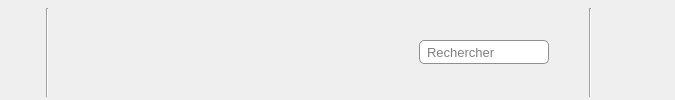
     <widget class="QWidget" name="windows_title" native="true">
      <property name="sizePolicy">
       <sizepolicy hsizetype="Preferred" vsizetype="Fixed">
        <horstretch>0</horstretch>
        <verstretch>0</verstretch>
       </sizepolicy>
      </property>
      <layout class="QHBoxLayout" name="horizontalLayout">
       <property name="spacing">
        <number>5</number>
       </property>
       <property name="leftMargin">
        <number>3</number>
       </property>
       <property name="topMargin">
        <number>8</number>
       </property>
       <property name="bottomMargin">
        <number>3</number>
       </property>
       <item>
        <spacer name="horizontalSpacer_32">
         <property name="orientation">
          <enum>Qt::Horizontal</enum>
         </property>
         <property name="sizeType">
          <enum>QSizePolicy::Fixed</enum>
         </property>
         <property name="sizeHint" stdset="0">
          <size>
           <width>6</width>
           <height>20</height>
          </size>
         </property>
        </spacer>
       </item>
       <item>
        <widget class="QPushButton" name="menu_bt">
         <property name="sizePolicy">
          <sizepolicy hsizetype="Minimum" vsizetype="Minimum">
           <horstretch>0</horstretch>
           <verstretch>0</verstretch>
          </sizepolicy>
         </property>
         <property name="minimumSize">
          <size>
           <width>30</width>
           <height>24</height>
          </size>
         </property>
         <property name="contextMenuPolicy">
          <enum>Qt::CustomContextMenu</enum>
         </property>
         <property name="toolTip">
          <string>Menu</string>
         </property>
         <property name="styleSheet">
          <string notr="true">QPushButton{border: 0px}
QPushButton:hover{background-color: qlineargradient(spread:pad, x1:0, y1:0, x2:0, y2:1, stop:0 #BAD0E7, stop:1 #F8F8F8); border: 1px solid #8f8f91; border-radius:5px }
QPushButton:pressed{background-color: qlineargradient(spread:pad, x1:0, y1:0, x2:0, y2:1, stop:0 #FFFFFF, stop:1 #8FADCC); border: 1px solid #8f8f91; border-radius:5px }
</string>
         </property>
         <property name="icon">
          <iconset resource="../icones/icons.qrc">
           <normaloff>:/Images/menu.svg</normaloff>:/Images/menu.svg</iconset>
         </property>
         <property name="iconSize">
          <size>
           <width>16</width>
           <height>16</height>
          </size>
         </property>
         <property name="shortcut">
          <string notr="true">Ctrl+N</string>
         </property>
        </widget>
       </item>
       <item>
        <widget class="Line" name="line">
         <property name="orientation">
          <enum>Qt::Vertical</enum>
         </property>
        </widget>
       </item>
       <item>
        <widget class="QPushButton" name="new_bt">
         <property name="minimumSize">
          <size>
           <width>30</width>
           <height>24</height>
          </size>
         </property>
         <property name="maximumSize">
          <size>
           <width>30</width>
           <height>24</height>
          </size>
         </property>
         <property name="toolTip">
          <string>Créer un nouveau Smart-Catalogue (CTRL+N)</string>
         </property>
         <property name="styleSheet">
          <string notr="true">QPushButton{border: 0px}
QPushButton:hover{background-color: qlineargradient(spread:pad, x1:0, y1:0, x2:0, y2:1, stop:0 #BAD0E7, stop:1 #F8F8F8); border: 1px solid #8f8f91; border-radius:5px }
QPushButton:pressed{background-color: qlineargradient(spread:pad, x1:0, y1:0, x2:0, y2:1, stop:0 #FFFFFF, stop:1 #8FADCC); border: 1px solid #8f8f91; border-radius:5px }
</string>
         </property>
         <property name="icon">
          <iconset resource="../icones/icons.qrc">
           <normaloff>:/Images/catalog.svg</normaloff>:/Images/catalog.svg</iconset>
         </property>
         <property name="iconSize">
          <size>
           <width>20</width>
           <height>20</height>
          </size>
         </property>
         <property name="shortcut">
          <string notr="true">Ctrl+N</string>
         </property>
        </widget>
       </item>
       <item>
        <layout class="QHBoxLayout" name="open_layer">
         <property name="spacing">
          <number>0</number>
         </property>
         <item>
          <widget class="QPushButton" name="open_bt">
           <property name="minimumSize">
            <size>
             <width>30</width>
             <height>24</height>
            </size>
           </property>
           <property name="maximumSize">
            <size>
             <width>30</width>
             <height>24</height>
            </size>
           </property>
           <property name="toolTip">
            <string>Ouvrir un catalogue (CTRL+O)</string>
           </property>
           <property name="styleSheet">
            <string notr="true">QPushButton{border: 0px}
QPushButton:hover{background-color: qlineargradient(spread:pad, x1:0, y1:0, x2:0, y2:1, stop:0 #BAD0E7, stop:1 #F8F8F8); border: 1px solid #8f8f91; border-radius:5px }
QPushButton:pressed{background-color: qlineargradient(spread:pad, x1:0, y1:0, x2:0, y2:1, stop:0 #FFFFFF, stop:1 #8FADCC); border: 1px solid #8f8f91; border-radius:5px }
</string>
           </property>
           <property name="icon">
            <iconset resource="../icones/icons.qrc">
             <normaloff>:/Images/open_catalog.svg</normaloff>:/Images/open_catalog.svg</iconset>
           </property>
           <property name="iconSize">
            <size>
             <width>20</width>
             <height>20</height>
            </size>
           </property>
           <property name="shortcut">
            <string notr="true">Ctrl+O</string>
           </property>
          </widget>
         </item>
         <item>
          <widget class="QPushButton" name="open_list_bt">
           <property name="minimumSize">
            <size>
             <width>15</width>
             <height>24</height>
            </size>
           </property>
           <property name="maximumSize">
            <size>
             <width>15</width>
             <height>24</height>
            </size>
           </property>
           <property name="contextMenuPolicy">
            <enum>Qt::CustomContextMenu</enum>
           </property>
           <property name="styleSheet">
            <string notr="true">QPushButton{border: 0px}
QPushButton:hover{background-color: qlineargradient(spread:pad, x1:0, y1:0, x2:0, y2:1, stop:0 #BAD0E7, stop:1 #F8F8F8); border: 1px solid #8f8f91; border-radius:5px }
QPushButton:pressed{background-color: qlineargradient(spread:pad, x1:0, y1:0, x2:0, y2:1, stop:0 #FFFFFF, stop:1 #8FADCC); border: 1px solid #8f8f91; border-radius:5px }
</string>
           </property>
           <property name="icon">
            <iconset resource="../icones/icons.qrc">
             <normaloff>:/Images/spin_down.svg</normaloff>:/Images/spin_down.svg</iconset>
           </property>
           <property name="iconSize">
            <size>
             <width>12</width>
             <height>12</height>
            </size>
           </property>
          </widget>
         </item>
        </layout>
       </item>
       <item>
        <widget class="QPushButton" name="parameters_bt">
         <property name="minimumSize">
          <size>
           <width>30</width>
           <height>24</height>
          </size>
         </property>
         <property name="maximumSize">
          <size>
           <width>30</width>
           <height>24</height>
          </size>
         </property>
         <property name="contextMenuPolicy">
          <enum>Qt::CustomContextMenu</enum>
         </property>
         <property name="toolTip">
          <string>Modifier le chemin de données</string>
         </property>
         <property name="styleSheet">
          <string notr="true">QPushButton{border: 0px}
QPushButton:hover{background-color: qlineargradient(spread:pad, x1:0, y1:0, x2:0, y2:1, stop:0 #BAD0E7, stop:1 #F8F8F8); border: 1px solid #8f8f91; border-radius:5px }
QPushButton:pressed{background-color: qlineargradient(spread:pad, x1:0, y1:0, x2:0, y2:1, stop:0 #FFFFFF, stop:1 #8FADCC); border: 1px solid #8f8f91; border-radius:5px }
</string>
         </property>
         <property name="text">
          <string/>
         </property>
         <property name="icon">
          <iconset resource="../icones/icons.qrc">
           <normaloff>:/Images/options.svg</normaloff>:/Images/options.svg</iconset>
         </property>
         <property name="iconSize">
          <size>
           <width>20</width>
           <height>20</height>
          </size>
         </property>
        </widget>
       </item>
       <item>
        <widget class="QPushButton" name="save_bt">
         <property name="minimumSize">
          <size>
           <width>30</width>
           <height>24</height>
          </size>
         </property>
         <property name="maximumSize">
          <size>
           <width>30</width>
           <height>24</height>
          </size>
         </property>
         <property name="toolTip">
          <string>Enregistrer le Smart-Catalogue (CTRL+S)</string>
         </property>
         <property name="styleSheet">
          <string notr="true">QPushButton{border: 0px}
QPushButton:hover{background-color: qlineargradient(spread:pad, x1:0, y1:0, x2:0, y2:1, stop:0 #BAD0E7, stop:1 #F8F8F8); border: 1px solid #8f8f91; border-radius:5px }
QPushButton:pressed{background-color: qlineargradient(spread:pad, x1:0, y1:0, x2:0, y2:1, stop:0 #FFFFFF, stop:1 #8FADCC); border: 1px solid #8f8f91; border-radius:5px }
</string>
         </property>
         <property name="icon">
          <iconset resource="../icones/icons.qrc">
           <normaloff>:/Images/save.svg</normaloff>:/Images/save.svg</iconset>
         </property>
         <property name="iconSize">
          <size>
           <width>16</width>
           <height>16</height>
          </size>
         </property>
         <property name="shortcut">
          <string notr="true">Ctrl+S</string>
         </property>
        </widget>
       </item>
       <item>
        <widget class="QPushButton" name="save_as_bt">
         <property name="minimumSize">
          <size>
           <width>30</width>
           <height>24</height>
          </size>
         </property>
         <property name="maximumSize">
          <size>
           <width>30</width>
           <height>24</height>
          </size>
         </property>
         <property name="toolTip">
          <string>Enregistrer le Smart-Catalogue dans un nouveau dossier (CTRL + MAJ + S)</string>
         </property>
         <property name="styleSheet">
          <string notr="true">QPushButton{border: 0px}
QPushButton:hover{background-color: qlineargradient(spread:pad, x1:0, y1:0, x2:0, y2:1, stop:0 #BAD0E7, stop:1 #F8F8F8); border: 1px solid #8f8f91; border-radius:5px }
QPushButton:pressed{background-color: qlineargradient(spread:pad, x1:0, y1:0, x2:0, y2:1, stop:0 #FFFFFF, stop:1 #8FADCC); border: 1px solid #8f8f91; border-radius:5px }
</string>
         </property>
         <property name="icon">
          <iconset resource="../icones/icons.qrc">
           <normaloff>:/Images/save_as.svg</normaloff>:/Images/save_as.svg</iconset>
         </property>
         <property name="iconSize">
          <size>
           <width>18</width>
           <height>18</height>
          </size>
         </property>
        </widget>
       </item>
       <item>
        <widget class="QPushButton" name="update_cat_bt">
         <property name="minimumSize">
          <size>
           <width>30</width>
           <height>24</height>
          </size>
         </property>
         <property name="maximumSize">
          <size>
           <width>30</width>
           <height>24</height>
          </size>
         </property>
         <property name="toolTip">
          <string>Mettre à jour les projets utilisant ce catalogue (CTRL+M)</string>
         </property>
         <property name="styleSheet">
          <string notr="true">QPushButton{border: 0px}
QPushButton:hover{background-color: qlineargradient(spread:pad, x1:0, y1:0, x2:0, y2:1, stop:0 #BAD0E7, stop:1 #F8F8F8); border: 1px solid #8f8f91; border-radius:5px }
QPushButton:pressed{background-color: qlineargradient(spread:pad, x1:0, y1:0, x2:0, y2:1, stop:0 #FFFFFF, stop:1 #8FADCC); border: 1px solid #8f8f91; border-radius:5px }
</string>
         </property>
         <property name="icon">
          <iconset resource="../icones/icons.qrc">
           <normaloff>:/Images/update_cat.svg</normaloff>:/Images/update_cat.svg</iconset>
         </property>
         <property name="iconSize">
          <size>
           <width>18</width>
           <height>18</height>
          </size>
         </property>
        </widget>
       </item>
       <item>
        <layout class="QHBoxLayout" name="undo_layer">
         <property name="spacing">
          <number>0</number>
         </property>
         <item>
          <widget class="QPushButton" name="undo_bt">
           <property name="minimumSize">
            <size>
             <width>30</width>
             <height>24</height>
            </size>
           </property>
           <property name="maximumSize">
            <size>
             <width>30</width>
             <height>24</height>
            </size>
           </property>
           <property name="contextMenuPolicy">
            <enum>Qt::CustomContextMenu</enum>
           </property>
           <property name="toolTip">
            <string>Annuler (Ctrl + Z)</string>
           </property>
           <property name="styleSheet">
            <string notr="true">QPushButton{border: 0px}
QPushButton:hover{background-color: qlineargradient(spread:pad, x1:0, y1:0, x2:0, y2:1, stop:0 #BAD0E7, stop:1 #F8F8F8); border: 1px solid #8f8f91; border-radius:5px }
QPushButton:pressed{background-color: qlineargradient(spread:pad, x1:0, y1:0, x2:0, y2:1, stop:0 #FFFFFF, stop:1 #8FADCC); border: 1px solid #8f8f91; border-radius:5px }
</string>
           </property>
           <property name="icon">
            <iconset resource="../icones/icons.qrc">
             <normaloff>:/Images/undo.svg</normaloff>:/Images/undo.svg</iconset>
           </property>
           <property name="iconSize">
            <size>
             <width>20</width>
             <height>20</height>
            </size>
           </property>
           <property name="shortcut">
            <string notr="true">Ctrl+Z</string>
           </property>
          </widget>
         </item>
         <item>
          <widget class="QPushButton" name="undo_list_bt">
           <property name="minimumSize">
            <size>
             <width>15</width>
             <height>24</height>
            </size>
           </property>
           <property name="maximumSize">
            <size>
             <width>15</width>
             <height>24</height>
            </size>
           </property>
           <property name="contextMenuPolicy">
            <enum>Qt::CustomContextMenu</enum>
           </property>
           <property name="toolTip">
            <string>Annuler (Ctrl + Z)</string>
           </property>
           <property name="styleSheet">
            <string notr="true">QPushButton{border: 0px}
QPushButton:hover{background-color: qlineargradient(spread:pad, x1:0, y1:0, x2:0, y2:1, stop:0 #BAD0E7, stop:1 #F8F8F8); border: 1px solid #8f8f91; border-radius:5px }
QPushButton:pressed{background-color: qlineargradient(spread:pad, x1:0, y1:0, x2:0, y2:1, stop:0 #FFFFFF, stop:1 #8FADCC); border: 1px solid #8f8f91; border-radius:5px }
</string>
           </property>
           <property name="icon">
            <iconset resource="../icones/icons.qrc">
             <normaloff>:/Images/spin_down.svg</normaloff>:/Images/spin_down.svg</iconset>
           </property>
           <property name="iconSize">
            <size>
             <width>12</width>
             <height>12</height>
            </size>
           </property>
          </widget>
         </item>
        </layout>
       </item>
       <item>
        <layout class="QHBoxLayout" name="redo_layer">
         <property name="spacing">
          <number>0</number>
         </property>
         <item>
          <widget class="QPushButton" name="redo_bt">
           <property name="minimumSize">
            <size>
             <width>30</width>
             <height>24</height>
            </size>
           </property>
           <property name="maximumSize">
            <size>
             <width>30</width>
             <height>24</height>
            </size>
           </property>
           <property name="contextMenuPolicy">
            <enum>Qt::CustomContextMenu</enum>
           </property>
           <property name="toolTip">
            <string>Rétablir (Ctrl + Y)</string>
           </property>
           <property name="styleSheet">
            <string notr="true">QPushButton{border: 0px}
QPushButton:hover{background-color: qlineargradient(spread:pad, x1:0, y1:0, x2:0, y2:1, stop:0 #BAD0E7, stop:1 #F8F8F8); border: 1px solid #8f8f91; border-radius:5px }
QPushButton:pressed{background-color: qlineargradient(spread:pad, x1:0, y1:0, x2:0, y2:1, stop:0 #FFFFFF, stop:1 #8FADCC); border: 1px solid #8f8f91; border-radius:5px }
</string>
           </property>
           <property name="icon">
            <iconset resource="../icones/icons.qrc">
             <normaloff>:/Images/redo.svg</normaloff>:/Images/redo.svg</iconset>
           </property>
           <property name="iconSize">
            <size>
             <width>20</width>
             <height>20</height>
            </size>
           </property>
           <property name="shortcut">
            <string notr="true">Ctrl+Y</string>
           </property>
          </widget>
         </item>
         <item>
          <widget class="QPushButton" name="redo_list_bt">
           <property name="minimumSize">
            <size>
             <width>15</width>
             <height>24</height>
            </size>
           </property>
           <property name="maximumSize">
            <size>
             <width>15</width>
             <height>24</height>
            </size>
           </property>
           <property name="contextMenuPolicy">
            <enum>Qt::CustomContextMenu</enum>
           </property>
           <property name="toolTip">
            <string>Rétablir (Ctrl + Y)</string>
           </property>
           <property name="styleSheet">
            <string notr="true">QPushButton{border: 0px}
QPushButton:hover{background-color: qlineargradient(spread:pad, x1:0, y1:0, x2:0, y2:1, stop:0 #BAD0E7, stop:1 #F8F8F8); border: 1px solid #8f8f91; border-radius:5px }
QPushButton:pressed{background-color: qlineargradient(spread:pad, x1:0, y1:0, x2:0, y2:1, stop:0 #FFFFFF, stop:1 #8FADCC); border: 1px solid #8f8f91; border-radius:5px }
</string>
           </property>
           <property name="icon">
            <iconset resource="../icones/icons.qrc">
             <normaloff>:/Images/spin_down.svg</normaloff>:/Images/spin_down.svg</iconset>
           </property>
           <property name="iconSize">
            <size>
             <width>12</width>
             <height>12</height>
            </size>
           </property>
          </widget>
         </item>
        </layout>
       </item>
       <item>
        <layout class="QHBoxLayout" name="search_layer">
         <item>
          <spacer name="horizontalSpacer">
           <property name="orientation">
            <enum>Qt::Horizontal</enum>
           </property>
           <property name="sizeHint" stdset="0">
            <size>
             <width>40</width>
             <height>20</height>
            </size>
           </property>
          </spacer>
         </item>
         <item>
          <widget class="QLineEdit" name="search_line">
           <property name="maximumSize">
            <size>
             <width>250</width>
             <height>24</height>
            </size>
           </property>
           <property name="font">
            <font>
             <family>Segoe UI</family>
             <pointsize>10</pointsize>
            </font>
           </property>
           <property name="styleSheet">
            <string notr="true">QLineEdit{padding-left:5px; border: 1px solid #8f8f91;border-radius:5px; }</string>
           </property>
           <property name="text">
            <string/>
           </property>
           <property name="placeholderText">
            <string>Rechercher</string>
           </property>
          </widget>
         </item>
         <item>
          <widget class="QPushButton" name="search_bt">
           <property name="minimumSize">
            <size>
             <width>30</width>
             <height>24</height>
            </size>
           </property>
           <property name="maximumSize">
            <size>
             <width>30</width>
             <height>24</height>
            </size>
           </property>
           <property name="toolTip">
            <string>Lancer la recherche</string>
           </property>
           <property name="styleSheet">
            <string notr="true">QPushButton{border: 0px solid #8f8f91; border-radius:5px; } 
QPushButton:checked{border-width: 1px; background-color: qlineargradient(spread:pad, x1:0, y1:0, x2:0, y2:1, stop:0 #D8D8D8, stop:1 #FFFFFF); }
QPushButton:hover{border-width:1px; background-color: qlineargradient(spread:pad, x1:0, y1:0, x2:0, y2:1, stop:0 #BAD0E7, stop:1 #FFFFFF); }</string>
           </property>
           <property name="icon">
            <iconset resource="../icones/icons.qrc">
             <normaloff>:/Images/search.svg</normaloff>:/Images/search.svg</iconset>
           </property>
           <property name="iconSize">
            <size>
             <width>18</width>
             <height>18</height>
            </size>
           </property>
           <property name="checkable">
            <bool>true</bool>
           </property>
          </widget>
         </item>
         <item>
          <widget class="Line" name="line_7">
           <property name="orientation">
            <enum>Qt::Vertical</enum>
           </property>
          </widget>
         </item>
         <item>
          <widget class="QPushButton" name="search_error_bt">
           <property name="minimumSize">
            <size>
             <width>30</width>
             <height>24</height>
            </size>
           </property>
           <property name="maximumSize">
            <size>
             <width>16777215</width>
             <height>24</height>
            </size>
           </property>
           <property name="font">
            <font>
             <family>Segoe UI</family>
             <pointsize>9</pointsize>
            </font>
           </property>
           <property name="toolTip">
            <string>Lancer la recherche des Formules contenant des erreurs</string>
           </property>
           <property name="styleSheet">
            <string notr="true">QPushButton{border: 0px solid #8f8f91; border-radius:5px } 
QPushButton:checked{border: 2px solid orange; background-color: qlineargradient(spread:pad, x1:0, y1:0, x2:0, y2:1, stop:0 #D8D8D8, stop:1 #FFFFFF); padding-left: 5px; padding-right: 5px;}
QPushButton:hover{border: 1px solid #8f8f91; background-color: qlineargradient(spread:pad, x1:0, y1:0, x2:0, y2:1, stop:0 #BAD0E7, stop:1 #FFFFFF); }</string>
           </property>
           <property name="text">
            <string/>
           </property>
           <property name="icon">
            <iconset resource="../icones/icons.qrc">
             <normaloff>:/Images/formula_error_search.svg</normaloff>:/Images/formula_error_search.svg</iconset>
           </property>
           <property name="iconSize">
            <size>
             <width>18</width>
             <height>18</height>
            </size>
           </property>
           <property name="checkable">
            <bool>true</bool>
           </property>
          </widget>
         </item>
         <item>
          <widget class="QPushButton" name="search_replace_bt">
           <property name="minimumSize">
            <size>
             <width>30</width>
             <height>24</height>
            </size>
           </property>
           <property name="maximumSize">
            <size>
             <width>30</width>
             <height>24</height>
            </size>
           </property>
           <property name="toolTip">
            <string>Rechercher et remplacer</string>
           </property>
           <property name="styleSheet">
            <string notr="true">QPushButton{border: 0px}
QPushButton:hover{background-color: qlineargradient(spread:pad, x1:0, y1:0, x2:0, y2:1, stop:0 #BAD0E7, stop:1 #F8F8F8); border: 1px solid #8f8f91; border-radius:5px }
QPushButton:pressed{background-color: qlineargradient(spread:pad, x1:0, y1:0, x2:0, y2:1, stop:0 #FFFFFF, stop:1 #8FADCC); border: 1px solid #8f8f91; border-radius:5px }
</string>
           </property>
           <property name="text">
            <string/>
           </property>
           <property name="icon">
            <iconset resource="../icones/icons.qrc">
             <normaloff>:/Images/search_replace.svg</normaloff>:/Images/search_replace.svg</iconset>
           </property>
           <property name="iconSize">
            <size>
             <width>18</width>
             <height>18</height>
            </size>
           </property>
           <property name="shortcut">
            <string notr="true">Ctrl+H</string>
           </property>
          </widget>
         </item>
        </layout>
       </item>
      </layout>
     </widget>
